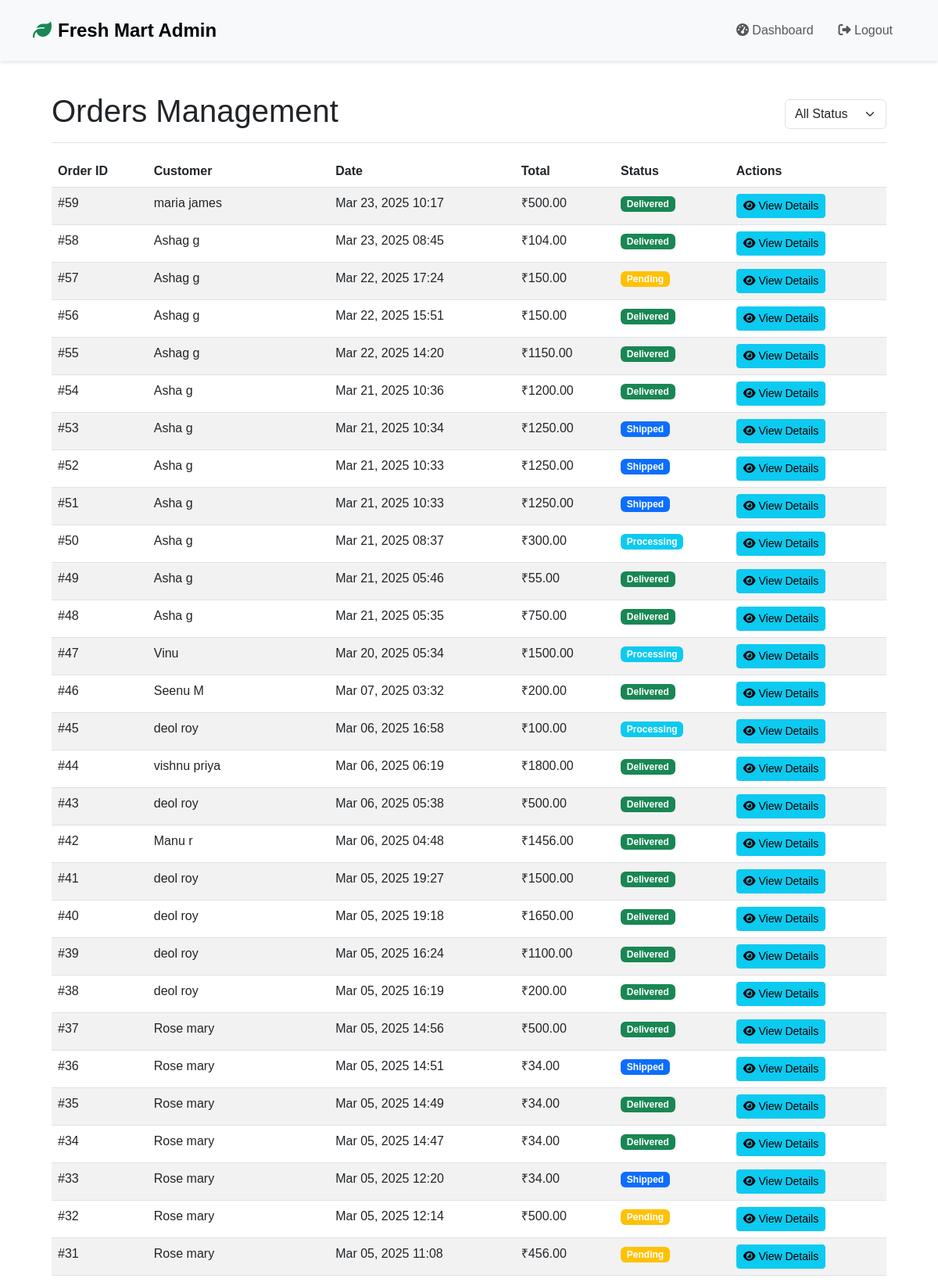
/store-admin/orders/ (signed in, upper part), run on the app's committed database.
### store/models.py (models this page shows, shortened)
class Order(models.Model):
    STATUS_CHOICES = [
        ('pending', 'Pending'),
        ('processing', 'Processing'),
        ('shipped', 'Shipped'),
        ('delivered', 'Delivered'),
        ('cancelled', 'Cancelled')
    ]
    PAYMENT_CHOICES = [
        ('cod', 'Cash on Delivery'),
        ('card', 'Credit/Debit Card'),
        ('upi', 'UPI'),
        ('wallet', 'Digital Wallet')
    ]
    user = models.ForeignKey(User, on_delete=models.CASCADE)
    name = models.CharField(max_length=100)
    email = models.EmailField()
    phone = models.CharField(max_length=15)
    address = models.TextField()
    city = models.CharField(max_length=100)
    postal_code = models.CharField(max_length=10)
    payment_method = models.CharField(max_length=20, choices=PAYMENT_CHOICES, default='cod')
    payment_status = models.CharField(max_length=20, default='pending')
    total_amount = models.DecimalField(max_digits=10, decimal_places=2)
    status = models.CharField(max_length=20, choices=STATUS_CHOICES, default='pending')
    tracking_number = models.CharField(max_length=50, blank=True, null=True)
    estimated_delivery = models.DateTimeField(null=True, blank=True)
    stripe_charge_id = models.CharField(max_length=100, blank=True, null=True)
    created_at = models.DateTimeField(auto_now_add=True)
    updated_at = models.DateTimeField(auto_now=True)

### store/admin_order_views.py (the view)
# urls.py: path('store-admin/orders/', admin_order_views.admin_orders, name='admin_orders'),
@admin_required
def admin_orders(request):
    orders = Order.objects.all()
    status = request.GET.get('status')
    if status and status != 'all':
        orders = orders.filter(status=status)
    orders = orders.order_by('-created_at')
    context = {
        'orders': orders,
        'status': status  # Pass the current status to template
    }
    return render(request, 'store/admin/orders.html', context)

### store/context_processors.py (called while the page is built)
def admin_context(request):
    context = {}
    if request.user.is_authenticated and request.user.is_staff:
        context['pending_products_count'] = Product.objects.filter(approval_status='pending').count()
    return context

### store/templates/store/admin/orders.html (shortened to what this page needs)
{% extends 'store/admin/base_admin.html' %}
{% load static %}
{% block content %}
<div class="container-fluid">
    <div class="row">
        <main class="col-md-12 ms-sm-auto px-4">
            <div class="d-flex justify-content-between flex-wrap flex-md-nowrap align-items-center pt-3 pb-2 mb-3 border-bottom">
                <h1>Orders Management</h1>
                <div class="btn-toolbar mb-2 mb-md-0">
                    <div class="dropdown">
                        <select class="form-select" id="statusFilter">
                            <option value="all" {% if not status %}selected{% endif %}>All Status</option>
                        </select>
                    </div>
                </div>
            </div>
            <div class="table-responsive">
                <table class="table table-striped">
                    <thead>
                        <tr>
                            <th>Order ID</th>
                            <th>Customer</th>
                            <th>Date</th>
                            <th>Total</th>
                            <th>Status</th>
                            <th>Actions</th>
                        </tr>
                    </thead>
                    <tbody>
                        {% for order in orders %}
                        <tr>
                            <td>#{{ order.id }}</td>
                            <td>{{ order.user.get_full_name|default:order.user.username }}</td>
                            <td>{{ order.created_at|date:"M d, Y H:i" }}</td>
                            <td>₹{{ order.total_amount }}</td>
                            <td>
                                <span class="badge {% if order.status == 'pending' %}bg-warning
                                    {% elif order.status == 'processing' %}bg-info
                                    {% elif order.status == 'shipped' %}bg-primary
                                    {% elif order.status == 'delivered' %}bg-success
                                    {% else %}bg-danger{% endif %}">
                                    {{ order.status|title }}
                                </span>
                            </td>
                            <td>
                                <a href="{% url 'admin_view_order_details' order.id %}" class="btn btn-info btn-sm">
                                    <i class="fas fa-eye"></i> View Details
                                </a>
                            </td>
                        </tr>
                        {% empty %}
                        <tr>
                            <td colspan="6" class="text-center">No orders found</td>
                        </tr>
                        {% endfor %}
                    </tbody>
                </table>
            </div>
        </main>
    </div>
</div>
{% endblock %}

### store/templates/store/admin/base_admin.html (shortened to what this page needs)
{% extends 'store/base.html' %}
{% load static %}

### store/templates/store/base.html (shortened to what this page needs)
<!DOCTYPE html>
<html lang="en">
<head>
    {% load static %}
    <link href="https://cdn.jsdelivr.net/npm/bootstrap@5.3.0/dist/css/bootstrap.min.css" rel="stylesheet">
    <link rel="stylesheet" href="https://cdnjs.cloudflare.com/ajax/libs/font-awesome/6.4.0/css/all.min.css">
    <link rel="stylesheet" href="{% static 'css/style.css' %}">
</head>
<body>
    <nav class="navbar navbar-expand-lg navbar-light bg-light sticky-top">
        <div class="container">
            {% if request.resolver_match.url_name == 'admin_dashboard' or 'admin' in request.path %}
            <a class="navbar-brand" href="{% url 'admin_dashboard' %}">
                <i class="fas fa-leaf text-success me-2"></i>Fresh Mart Admin
            </a>
            {% else %}
            <a class="navbar-brand" href="{% url 'home' %}">
                <i class="fas fa-leaf text-success me-2"></i>Fresh Mart
            </a>
            {% endif %}
            <div class="collapse navbar-collapse" id="navbarNav">
                <ul class="navbar-nav">
                    {% if user.is_authenticated %}
                        {% if user.is_staff %}
                        <li class="nav-item">
                            <a class="nav-link" href="{% url 'admin_dashboard' %}">
                                <i class="fas fa-tachometer-alt"></i> Dashboard
                            </a>
                        </li>
                        {% endif %}
                        <li class="nav-item">
                            <a class="nav-link" href="{% url 'logout' %}">
                                <i class="fas fa-sign-out-alt"></i> Logout
                            </a>
                        </li>
                    {% endif %}
                </ul>
            </div>
        </div>
    </nav>
    {% include 'store/includes/messages.html' %}
    <div class="container mt-4">
        {% block content %}{% endblock %}
    </div>
</body>
</html>

### store/templates/store/includes/messages.html (shortened to what this page needs)
<div class="toast-container position-fixed top-0 end-0 p-3" style="z-index: 1050;">
</div>

### static/css/style.css (style rules this page uses)
:root { --primary-color: #00b761; --secondary-color: #009951; --dark-color: #1a1a1a; --light-color: #f8f9fa; --transition: all 0.3s ease; }
body { font-family: 'Poppins', sans-serif; overflow-x: hidden; }

### store/templates/store/base.html (style rules this page uses)
.navbar { padding: 1rem 0; box-shadow: 0 2px 4px rgba(0,0,0,0.1); }
.navbar-brand { font-size: 1.5rem; font-weight: bold; }
.nav-link { font-weight: 500; padding: 0.5rem 1rem !important; }

### data on the page
Order: id "59", user.get_full_name "maria james", created_at "Mar 23, 2025 10:17", total_amount "500.00", status "Delivered"
Order: id "58", user.get_full_name "Ashag g", created_at "Mar 23, 2025 08:45", total_amount "104.00", status "Delivered"
Order: id "57", user.get_full_name "Ashag g", created_at "Mar 22, 2025 17:24", total_amount "150.00", status "Pending"
Order: id "56", user.get_full_name "Ashag g", created_at "Mar 22, 2025 15:51", total_amount "150.00", status "Delivered"
Order: id "55", user.get_full_name "Ashag g", created_at "Mar 22, 2025 14:20", total_amount "1150.00", status "Delivered"
Order: id "54", user.get_full_name "Asha g", created_at "Mar 21, 2025 10:36", total_amount "1200.00", status "Delivered"
Order: id "53", user.get_full_name "Asha g", created_at "Mar 21, 2025 10:34", total_amount "1250.00", status "Shipped"
Order: id "52", user.get_full_name "Asha g", created_at "Mar 21, 2025 10:33", total_amount "1250.00", status "Shipped"
Order: id "51", user.get_full_name "Asha g", created_at "Mar 21, 2025 10:33", total_amount "1250.00", status "Shipped"
Order: id "50", user.get_full_name "Asha g", created_at "Mar 21, 2025 08:37", total_amount "300.00", status "Processing"
Order: id "49", user.get_full_name "Asha g", created_at "Mar 21, 2025 05:46", total_amount "55.00", status "Delivered"
Order: id "48", user.get_full_name "Asha g", created_at "Mar 21, 2025 05:35", total_amount "750.00", status "Delivered"
Order: id "47", user.get_full_name "Vinu", created_at "Mar 20, 2025 05:34", total_amount "1500.00", status "Processing"
Order: id "46", user.get_full_name "Seenu M", created_at "Mar 07, 2025 03:32", total_amount "200.00", status "Delivered"
Order: id "45", user.get_full_name "deol roy", created_at "Mar 06, 2025 16:58", total_amount "100.00", status "Processing"
Order: id "44", user.get_full_name "vishnu priya", created_at "Mar 06, 2025 06:19", total_amount "1800.00", status "Delivered"
Order: id "43", user.get_full_name "deol roy", created_at "Mar 06, 2025 05:38", total_amount "500.00", status "Delivered"
Order: id "42", user.get_full_name "Manu r", created_at "Mar 06, 2025 04:48", total_amount "1456.00", status "Delivered"
Order: id "41", user.get_full_name "deol roy", created_at "Mar 05, 2025 19:27", total_amount "1500.00", status "Delivered"
Order: id "40", user.get_full_name "deol roy", created_at "Mar 05, 2025 19:18", total_amount "1650.00", status "Delivered"
Order: id "39", user.get_full_name "deol roy", created_at "Mar 05, 2025 16:24", total_amount "1100.00", status "Delivered"
Order: id "38", user.get_full_name "deol roy", created_at "Mar 05, 2025 16:19", total_amount "200.00", status "Delivered"
Order: id "37", user.get_full_name "Rose mary", created_at "Mar 05, 2025 14:56", total_amount "500.00", status "Delivered"
Order: id "36", user.get_full_name "Rose mary", created_at "Mar 05, 2025 14:51", total_amount "34.00", status "Shipped"
Order: id "35", user.get_full_name "Rose mary", created_at "Mar 05, 2025 14:49", total_amount "34.00", status "Delivered"
Order: id "34", user.get_full_name "Rose mary", created_at "Mar 05, 2025 14:47", total_amount "34.00", status "Delivered"
Order: id "33", user.get_full_name "Rose mary", created_at "Mar 05, 2025 12:20", total_amount "34.00", status "Shipped"
Order: id "32", user.get_full_name "Rose mary", created_at "Mar 05, 2025 12:14", total_amount "500.00", status "Pending"
Order: id "31", user.get_full_name "Rose mary", created_at "Mar 05, 2025 11:08", total_amount "456.00", status "Pending"
